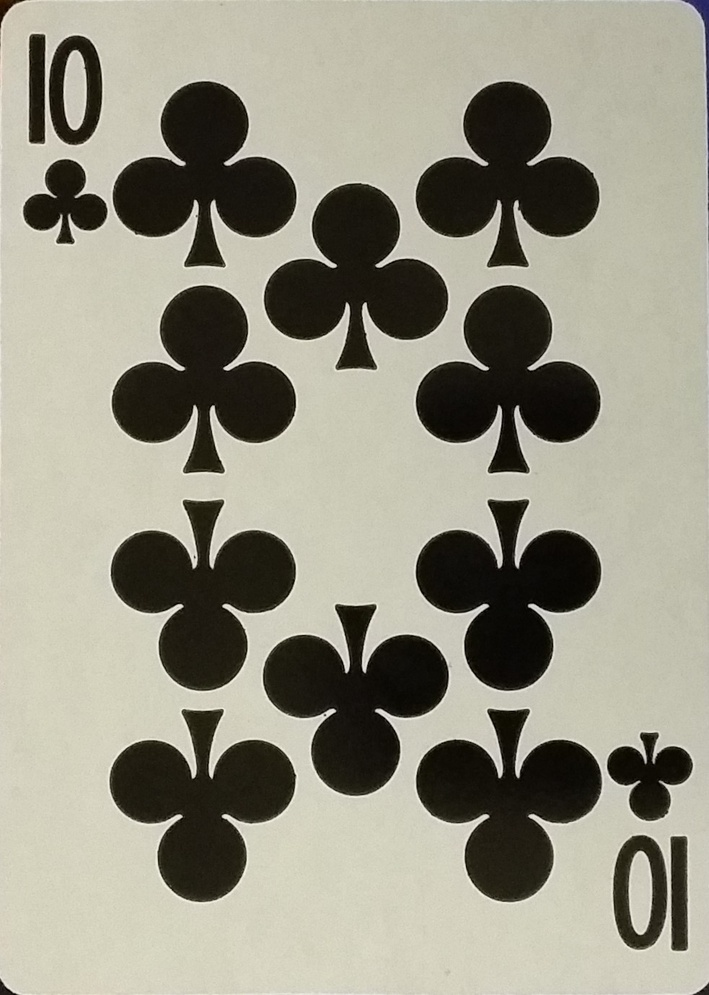
#> input picture Original Cards/10.jpg, 709 x 995 px, shrunk from 983 x 1379 before the run, given in place of the camera
$ python testing.py
#> lines starting #> are read from the running program, lines starting #| are printed output that depends on the picture; after the words box and inside, x2 and y2 are one past the last pixel; in counts of white or black regions, pixels touching at a corner belong together
import numpy as np
import cv2
import imutils
import math
from time import sleep


suits = ['2','3','4','5','6','7','8','9','10','J','Q','K','A']

cap = cv2.VideoCapture(0)


def canny(img, low_threshold, high_threshold):

    kernel = np.ones((5,5))

    #imgCanny = cv2.Canny(img, 50, 100)
    #img = cv2.morphologyEx(img, cv2.MORPH_CLOSE, np.ones((10,10)))
    #img = cv2.dilate(img,kernel,iterations=1)

    return cv2.Canny(img, low_threshold, high_threshold)


while(True):

    ret, frame = cap.read()
#> frame is the input picture: shape (995, 709, 3); mean B, G, R 133.1, 148.3, 150.7

    frame = cv2.GaussianBlur(frame, (11, 11), 0)
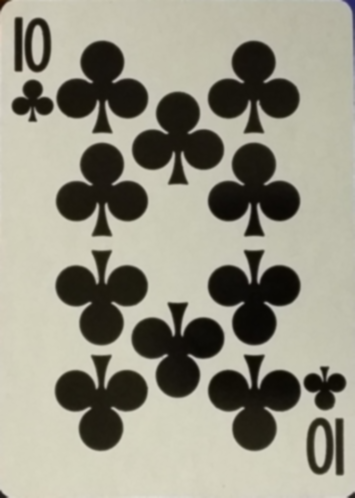
#> frame: shape (995, 709, 3) (shown at 1/2 size); mean B, G, R 133.1, 148.3, 150.7

    frame = canny(frame,5,100)
#> in canny, `return cv2.Canny(img, low_threshold, high_threshold)`:
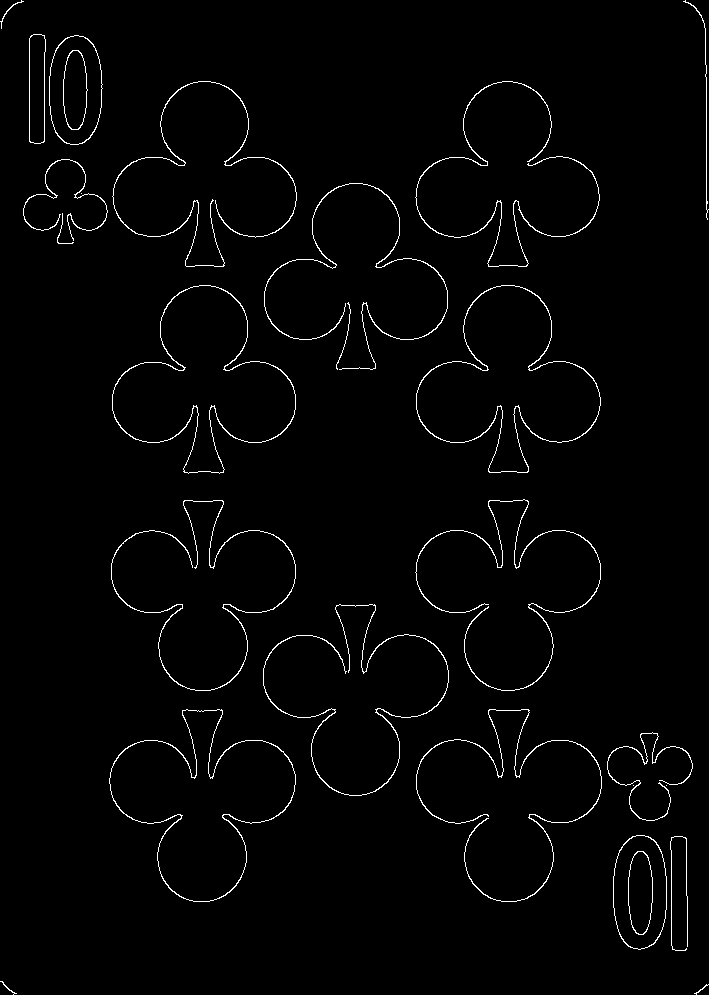
#> returned value: shape (995, 709); 1.8% white in thin lines or dots

    #gray=cv2.cvtColor(frame,cv2.COLOR_BGR2GRAY)

    thresh=cv2.adaptiveThreshold(frame, 255, cv2.ADAPTIVE_THRESH_GAUSSIAN_C, cv2.THRESH_BINARY_INV, 7, 20)
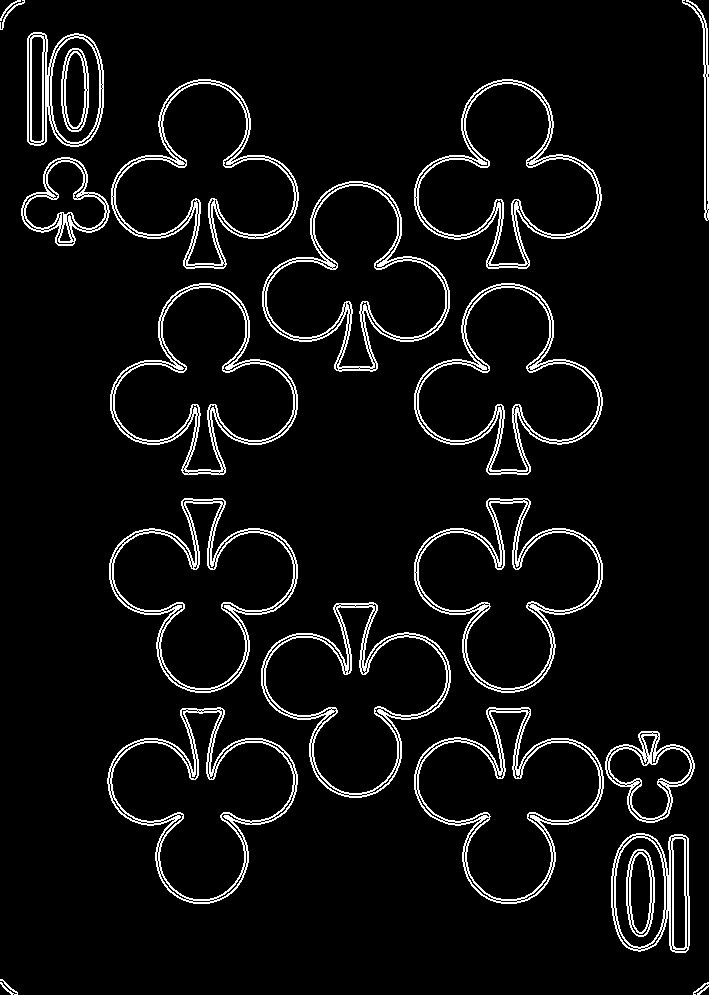
#> thresh: shape (995, 709); 6.1% white in thin lines or dots

    contours,hierarchy=cv2.findContours(thresh,cv2.RETR_LIST,cv2.CHAIN_APPROX_NONE)
#> contours = 1289 contours, 928 with area under 20; largest, box (x1, y1, x2, y2) and area: (414, 707, 604, 904) 21326, (107, 707, 298, 904) 21262, (261, 602, 451, 798) 21164, (414, 498, 603, 693) 21048, (109, 498, 298, 693) 21004

    for cnt in contours:

        approx = cv2.approxPolyDP(cnt,0.01*cv2.arcLength(cnt,True),True)

        x,y,w,h=cv2.boundingRect(cnt)

        if abs(w-h) <= 4:
            frame = cv2.drawContours(frame,[cnt],0,(0,0,255),-1)
#> this loop made 1289 passes
#> (x, y, w, h) on passes 1 to 3: (693, 982, 16, 13), (0, 979, 18, 16), (637, 948, 5, 3)
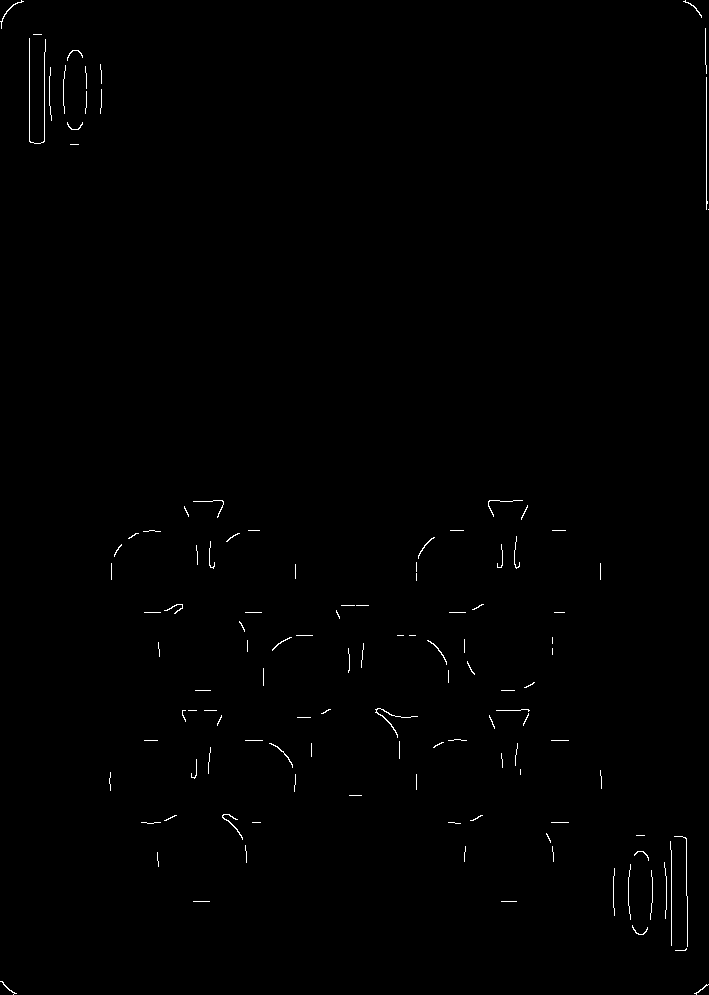
#> frame: shape (995, 709); 0.46% white in thin lines or dots


    frame = cv2.cvtColor(frame,cv2.COLOR_GRAY2RGB)
#> frame: shape (995, 709, 3); 0.46% white in thin lines or dots

    cv2.imshow('frame',frame)

    if cv2.waitKey(1) & 0xFF == ord('q'):
#> (key q is pressed here)
        break


cv2.destroyAllWindows()

$ run again, on Original Cards/2.jpg
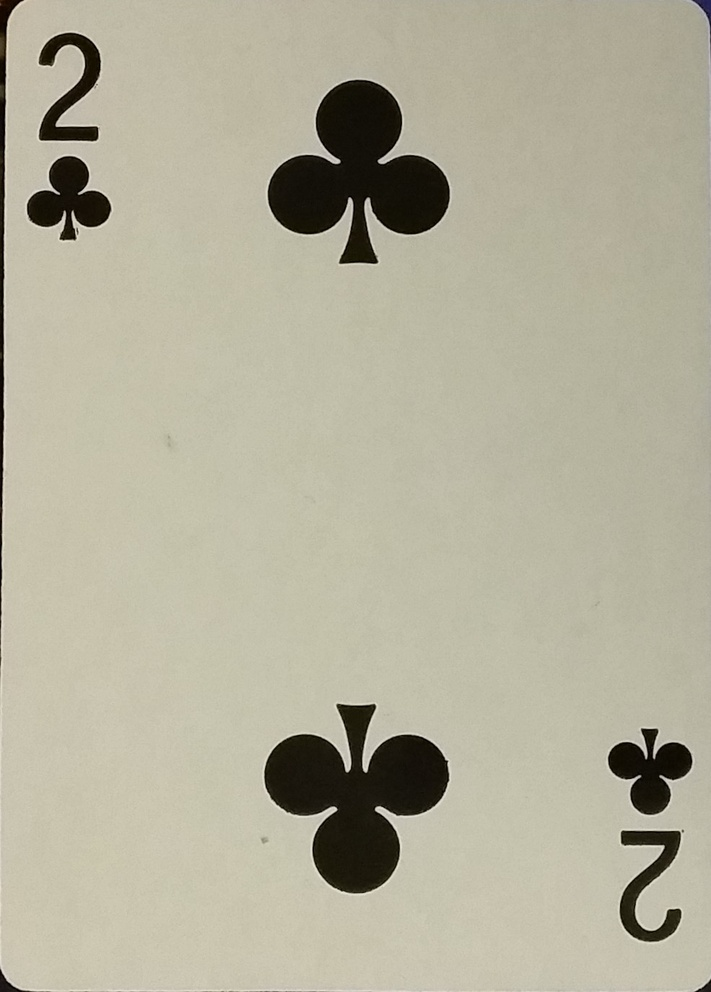
#> input picture Original Cards/2.jpg, 711 x 992 px, shrunk from 985 x 1374 before the run, given in place of the camera
#> frame is the input picture: shape (992, 711, 3); mean B, G, R 155.8, 175.5, 179.1
#> in canny, `return cv2.Canny(img, low_threshold, high_threshold)`:
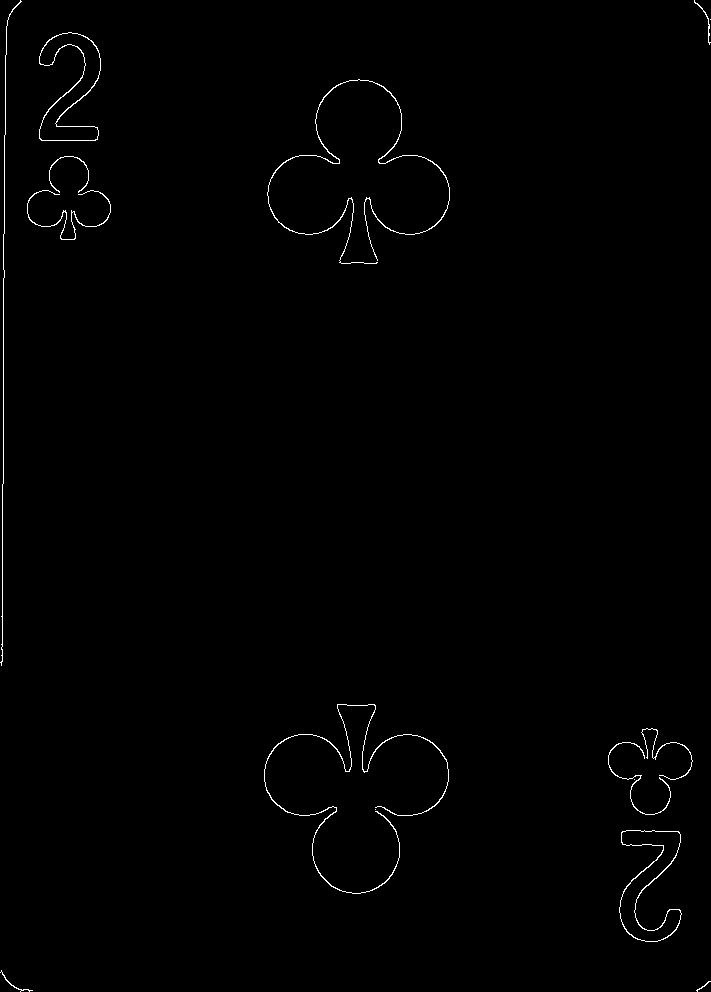
#> returned value: shape (992, 711); 0.67% white in thin lines or dots
#> thresh: shape (992, 711); 2.3% white in thin lines or dots
#> contours = 394 contours, 259 with area under 20; largest, box (x1, y1, x2, y2) and area: (262, 702, 451, 896) 20538, (265, 78, 452, 266) 19784, (266, 706, 447, 892) 16968, (269, 81, 448, 262) 16300, (606, 727, 694, 817) 4650
#> the loop `for cnt in contours: ` made 394 passes
#> (x, y, w, h) on passes 1 to 3: (698, 982, 13, 10), (695, 979, 16, 13), (0, 969, 3, 4)
#> after the loop `for cnt in contours:`:
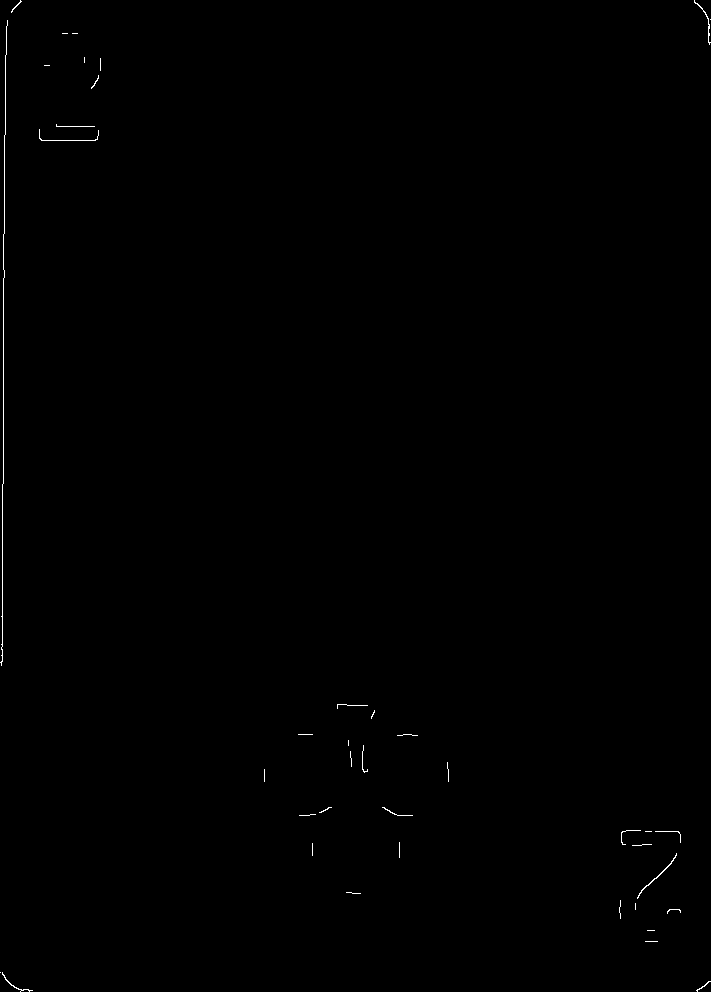
#> frame: shape (992, 711); 0.22% white in thin lines or dots

$ run again, on Original Cards/3.jpg
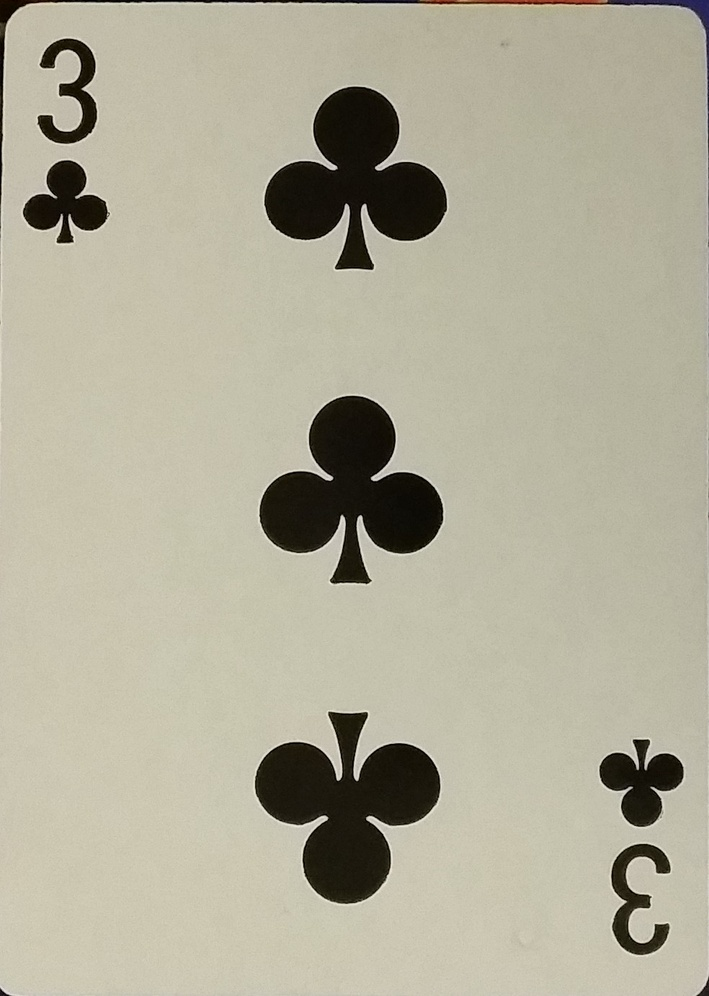
#> input picture Original Cards/3.jpg, 709 x 996 px, shrunk from 984 x 1383 before the run, given in place of the camera
#> frame is the input picture: shape (996, 709, 3); mean B, G, R 153.8, 172.9, 176.7
#> in canny, `return cv2.Canny(img, low_threshold, high_threshold)`:
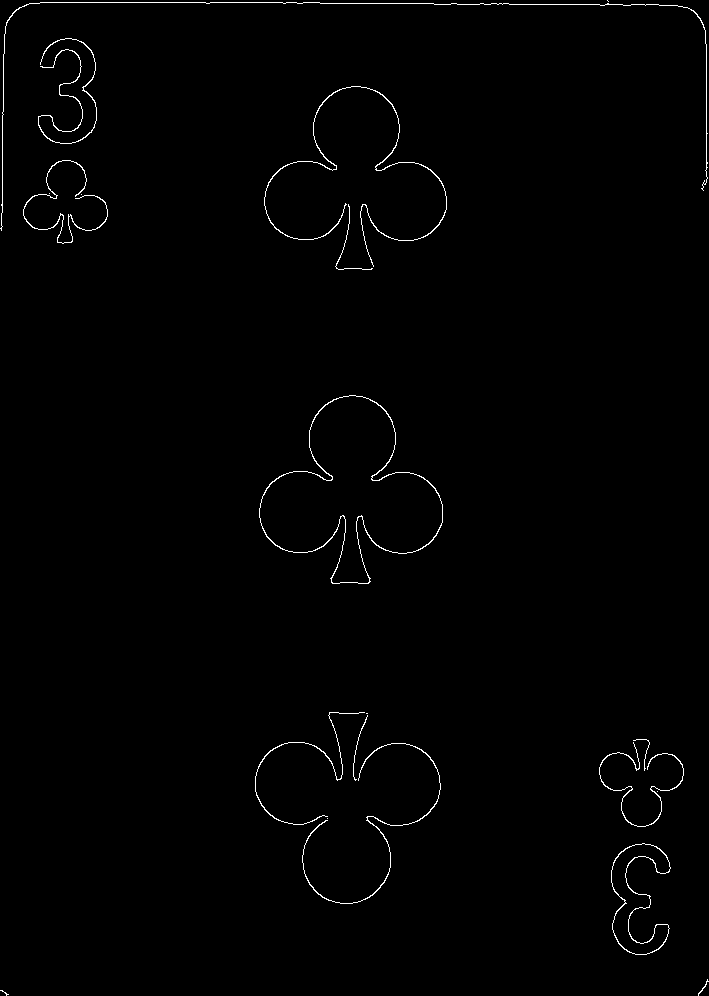
#> returned value: shape (996, 709); 0.85% white in thin lines or dots
#> thresh: shape (996, 709); 2.9% white in thin lines or dots
#> contours = 546 contours, 366 with area under 20; largest, box (x1, y1, x2, y2) and area: (253, 710, 443, 906) 20896, (257, 393, 445, 586) 20378, (262, 84, 449, 272) 19690, (257, 714, 439, 902) 17324, (261, 397, 441, 582) 16829
#> the loop `for cnt in contours: ` made 546 passes
#> (x, y, w, h) on passes 1 to 3: (0, 988, 10, 8), (699, 982, 10, 14), (696, 978, 13, 18)
#> after the loop `for cnt in contours:`:
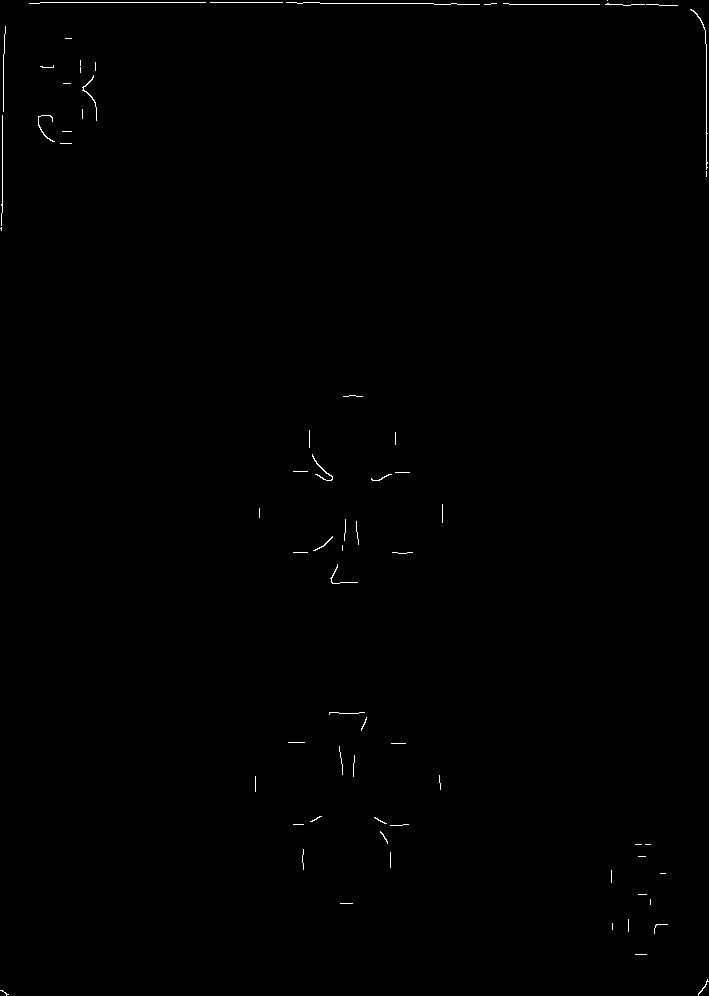
#> frame: shape (996, 709); 0.29% white in thin lines or dots
